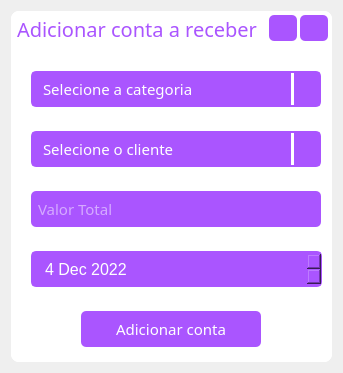
<?xml version="1.0" encoding="UTF-8"?>
<ui version="4.0">
 <class>Form</class>
 <widget class="QWidget" name="Form">
  <property name="geometry">
   <rect>
    <x>0</x>
    <y>0</y>
    <width>343</width>
    <height>373</height>
   </rect>
  </property>
  <property name="windowTitle">
   <string>Form</string>
  </property>
  <layout class="QVBoxLayout" name="verticalLayout">
   <item>
    <widget class="QFrame" name="CentralFrame">
     <property name="styleSheet">
      <string notr="true">background-color: rgb(255, 255, 255);
border-radius: 8px;</string>
     </property>
     <property name="frameShape">
      <enum>QFrame::StyledPanel</enum>
     </property>
     <property name="frameShadow">
      <enum>QFrame::Raised</enum>
     </property>
     <layout class="QVBoxLayout" name="verticalLayout_2">
      <property name="spacing">
       <number>0</number>
      </property>
      <property name="leftMargin">
       <number>0</number>
      </property>
      <property name="topMargin">
       <number>0</number>
      </property>
      <property name="rightMargin">
       <number>0</number>
      </property>
      <property name="bottomMargin">
       <number>0</number>
      </property>
      <item>
       <widget class="QFrame" name="barraTitulo">
        <property name="maximumSize">
         <size>
          <width>16777215</width>
          <height>40</height>
         </size>
        </property>
        <property name="frameShape">
         <enum>QFrame::StyledPanel</enum>
        </property>
        <property name="frameShadow">
         <enum>QFrame::Raised</enum>
        </property>
        <layout class="QHBoxLayout" name="horizontalLayout">
         <property name="spacing">
          <number>3</number>
         </property>
         <property name="leftMargin">
          <number>6</number>
         </property>
         <property name="topMargin">
          <number>4</number>
         </property>
         <property name="rightMargin">
          <number>4</number>
         </property>
         <item>
          <widget class="QLabel" name="label">
           <property name="font">
            <font>
             <family>Segoe UI Semibold</family>
             <pointsize>15</pointsize>
            </font>
           </property>
           <property name="styleSheet">
            <string notr="true">color: rgb(170, 85, 255);</string>
           </property>
           <property name="text">
            <string>Adicionar conta a receber</string>
           </property>
          </widget>
         </item>
         <item>
          <spacer name="horizontalSpacer">
           <property name="orientation">
            <enum>Qt::Horizontal</enum>
           </property>
           <property name="sizeHint" stdset="0">
            <size>
             <width>55</width>
             <height>20</height>
            </size>
           </property>
          </spacer>
         </item>
         <item>
          <widget class="QPushButton" name="minimizar">
           <property name="minimumSize">
            <size>
             <width>28</width>
             <height>25</height>
            </size>
           </property>
           <property name="maximumSize">
            <size>
             <width>28</width>
             <height>26</height>
            </size>
           </property>
           <property name="styleSheet">
            <string notr="true">QPushButton{
background-color: rgb(170, 85, 255);
border-radius: 5px;
color: rgb(255, 255, 255);
}

QPushButton:hover{
background-color: rgb(165, 82, 247);
border-radius: 5px;
color: rgb(255, 255, 255);
}

QPushButton:pressed{
background-color: rgb(170, 85, 255);
border-radius: 5px;
color: rgb(255, 255, 255);
}</string>
           </property>
           <property name="text">
            <string/>
           </property>
           <property name="icon">
            <iconset>
             <normaloff>img/24x24/cil-minus.png</normaloff>img/24x24/cil-minus.png</iconset>
           </property>
           <property name="iconSize">
            <size>
             <width>20</width>
             <height>20</height>
            </size>
           </property>
          </widget>
         </item>
         <item>
          <widget class="QPushButton" name="fechar">
           <property name="minimumSize">
            <size>
             <width>28</width>
             <height>26</height>
            </size>
           </property>
           <property name="maximumSize">
            <size>
             <width>28</width>
             <height>26</height>
            </size>
           </property>
           <property name="styleSheet">
            <string notr="true">QPushButton{
background-color: rgb(170, 85, 255);
border-radius: 5px;
color: rgb(255, 255, 255);
}

QPushButton:hover{
background-color: rgb(165, 82, 247);
border-radius: 5px;
color: rgb(255, 255, 255);
}

QPushButton:pressed{
background-color: rgb(170, 85, 255);
border-radius: 5px;
color: rgb(255, 255, 255);
}</string>
           </property>
           <property name="text">
            <string/>
           </property>
           <property name="icon">
            <iconset>
             <normaloff>img/24x24/cil-x-f.png</normaloff>img/24x24/cil-x-f.png</iconset>
           </property>
           <property name="iconSize">
            <size>
             <width>20</width>
             <height>20</height>
            </size>
           </property>
          </widget>
         </item>
        </layout>
       </widget>
      </item>
      <item>
       <widget class="QFrame" name="frame">
        <property name="frameShape">
         <enum>QFrame::StyledPanel</enum>
        </property>
        <property name="frameShadow">
         <enum>QFrame::Raised</enum>
        </property>
        <widget class="QPushButton" name="adicionarConta">
         <property name="geometry">
          <rect>
           <x>70</x>
           <y>260</y>
           <width>180</width>
           <height>36</height>
          </rect>
         </property>
         <property name="minimumSize">
          <size>
           <width>180</width>
           <height>36</height>
          </size>
         </property>
         <property name="maximumSize">
          <size>
           <width>180</width>
           <height>1234567</height>
          </size>
         </property>
         <property name="font">
          <font>
           <family>Segoe UI Semibold</family>
           <pointsize>11</pointsize>
          </font>
         </property>
         <property name="styleSheet">
          <string notr="true">QPushButton{
background-color: rgb(170, 85, 255);
border-radius: 5px;
color: rgb(255, 255, 255);
}

QPushButton:hover{
background-color: rgb(165, 82, 247);
border-radius: 5px;
color: rgb(255, 255, 255);
}

QPushButton:pressed{
background-color: rgb(170, 85, 255);
border-radius: 5px;
color: rgb(255, 255, 255);
}</string>
         </property>
         <property name="text">
          <string>Adicionar conta</string>
         </property>
         <property name="iconSize">
          <size>
           <width>20</width>
           <height>20</height>
          </size>
         </property>
        </widget>
        <widget class="QComboBox" name="categoria">
         <property name="geometry">
          <rect>
           <x>20</x>
           <y>20</y>
           <width>290</width>
           <height>36</height>
          </rect>
         </property>
         <property name="minimumSize">
          <size>
           <width>290</width>
           <height>36</height>
          </size>
         </property>
         <property name="maximumSize">
          <size>
           <width>290</width>
           <height>36</height>
          </size>
         </property>
         <property name="font">
          <font>
           <family>Segoe UI Semibold</family>
           <pointsize>11</pointsize>
          </font>
         </property>
         <property name="styleSheet">
          <string notr="true">


QComboBox{
background-color:rgb(170, 85, 255);
border-radius:5px;
border: 2px solid rgb(170, 85, 255);
padding: 5px;
padding-left: 10px;
color: rgb(255, 255, 255);
}

QComboBox:hover{
 border: 2px solid rgb(170, 85, 255);
}
QComboBox::drop-down {
subcontrol-origin: padding;
subcontrol-position: top right;
width: 25px; 
border-left-width: 3px;
border-left-color: rgb(255, 255, 255);
border-left-style: solid;
border-top-right-radius: 3px;
border-bottom-right-radius: 3px;
}
QComboBox QAbstractItemView {
color: rgb(255, 255, 255);	
background-color:rgb(170, 85, 255);
padding: 10px;
selection-background-color: rgb(195, 155, 255);
border:2px solid  rgb(255, 255, 255);
border-radius:5px;
}</string>
         </property>
         <property name="currentText">
          <string/>
         </property>
         <property name="placeholderText">
          <string>Selecione a categoria</string>
         </property>
         <item>
          <property name="text">
           <string/>
          </property>
         </item>
         <item>
          <property name="text">
           <string>Prestação de serviço</string>
          </property>
         </item>
         <item>
          <property name="text">
           <string>Casa</string>
          </property>
         </item>
         <item>
          <property name="text">
           <string>Produto</string>
          </property>
         </item>
        </widget>
        <widget class="QComboBox" name="cliente">
         <property name="geometry">
          <rect>
           <x>20</x>
           <y>80</y>
           <width>290</width>
           <height>36</height>
          </rect>
         </property>
         <property name="minimumSize">
          <size>
           <width>290</width>
           <height>36</height>
          </size>
         </property>
         <property name="maximumSize">
          <size>
           <width>290</width>
           <height>36</height>
          </size>
         </property>
         <property name="font">
          <font>
           <family>Segoe UI Semibold</family>
           <pointsize>11</pointsize>
          </font>
         </property>
         <property name="styleSheet">
          <string notr="true">


QComboBox{
background-color:rgb(170, 85, 255);
border-radius:5px;
border: 2px solid rgb(170, 85, 255);
padding: 5px;
padding-left: 10px;
color: rgb(255, 255, 255);
}

QComboBox:hover{
 border: 2px solid rgb(170, 85, 255);
}
QComboBox::drop-down {
subcontrol-origin: padding;
subcontrol-position: top right;
width: 25px; 
border-left-width: 3px;
border-left-color: rgb(255, 255, 255);
border-left-style: solid;
border-top-right-radius: 3px;
border-bottom-right-radius: 3px;
}
QComboBox QAbstractItemView {
color: rgb(255, 255, 255);	
background-color:rgb(170, 85, 255);
padding: 10px;
selection-background-color: rgb(195, 155, 255);
border:2px solid  rgb(255, 255, 255);
border-radius:5px;
}</string>
         </property>
         <property name="currentText">
          <string/>
         </property>
         <property name="placeholderText">
          <string>Selecione o cliente</string>
         </property>
         <item>
          <property name="text">
           <string/>
          </property>
         </item>
         <item>
          <property name="text">
           <string>Daniel</string>
          </property>
         </item>
         <item>
          <property name="text">
           <string>WhiteSpot</string>
          </property>
         </item>
        </widget>
        <widget class="QLineEdit" name="valorTotal">
         <property name="geometry">
          <rect>
           <x>20</x>
           <y>140</y>
           <width>290</width>
           <height>36</height>
          </rect>
         </property>
         <property name="minimumSize">
          <size>
           <width>290</width>
           <height>36</height>
          </size>
         </property>
         <property name="maximumSize">
          <size>
           <width>290</width>
           <height>36</height>
          </size>
         </property>
         <property name="font">
          <font>
           <family>Segoe UI Semibold</family>
           <pointsize>11</pointsize>
          </font>
         </property>
         <property name="styleSheet">
          <string notr="true">background-color: rgb(170, 85, 255);
border-radius:5px;
color: rgb(255, 255, 255);
padding-left:5px;</string>
         </property>
         <property name="placeholderText">
          <string>Valor Total</string>
         </property>
        </widget>
        <widget class="QDateEdit" name="dataVenciamento">
         <property name="geometry">
          <rect>
           <x>20</x>
           <y>200</y>
           <width>291</width>
           <height>36</height>
          </rect>
         </property>
         <property name="font">
          <font>
           <pointsize>12</pointsize>
           <bold>false</bold>
          </font>
         </property>
         <property name="styleSheet">
          <string notr="true">QDateEdit{
background-color:rgb(170, 85, 255);
border-radius:5px;
border: 2px solid rgb(170, 85, 255);
padding: 5px;
padding-left: 10px;
color: rgb(255, 255, 255);
}

QDateEdit:hover{
 border: 2px solid rgb(170, 85, 255);
}
</string>
         </property>
         <property name="date">
          <date>
           <year>2022</year>
           <month>12</month>
           <day>4</day>
          </date>
         </property>
        </widget>
       </widget>
      </item>
     </layout>
    </widget>
   </item>
  </layout>
 </widget>
 <resources/>
 <connections/>
</ui>
